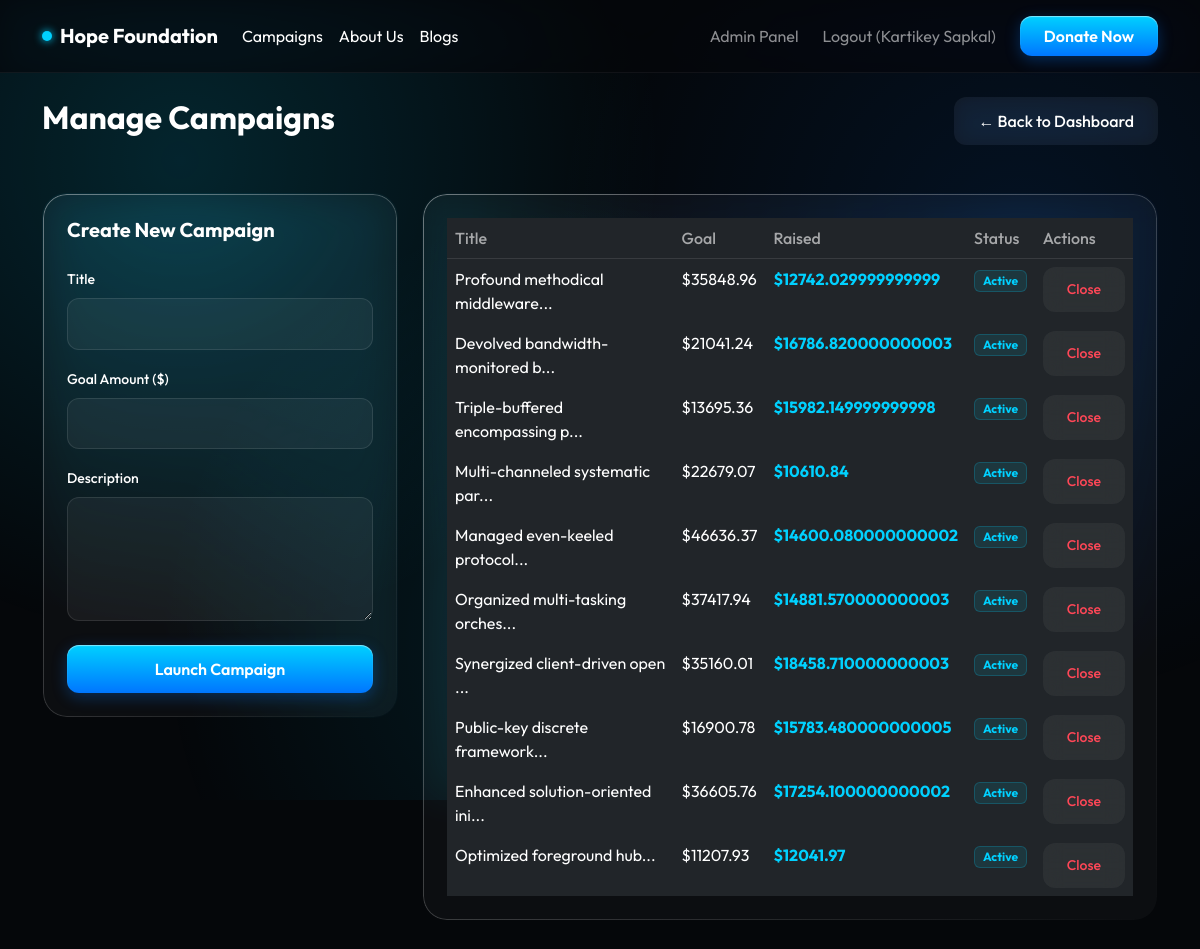
/admin/campaigns (signed in), run on the app's committed database.
### models.py (models this page shows, shortened)
class Campaign(db.Model):
    id = db.Column(db.Integer, primary_key=True)
    title = db.Column(db.String(150), nullable=False)
    category = db.Column(db.String(50), default='General')
    image_url = db.Column(db.String(255), default='https://via.placeholder.com/600x400?text=Campaign')
    description = db.Column(db.Text, nullable=False)
    goal_amount = db.Column(db.Float, nullable=False)
    raised_amount = db.Column(db.Float, default=0.0)
    is_active = db.Column(db.Boolean, default=True)
    created_at = db.Column(db.DateTime, default=datetime.utcnow)

### app.py (the view, shortened to what this page needs)
@app.route('/admin/campaigns', methods=['GET', 'POST'])
@admin_required
def admin_campaigns():
    page = request.args.get('page', 1, type=int)
    campaigns = Campaign.query.order_by(Campaign.created_at.desc()).paginate(page=page, per_page=10)
    return render_template('admin_campaigns.html', campaigns=campaigns.items) # .items extracts the list to keep frontend working

### app.py (called while the page is built)
def admin_required(f):
    @wraps(f)
    def decorated_function(*args, **kwargs):
        if 'user_id' not in session or not session.get('is_admin'):
            flash('Administrator access required.', 'danger')
            return redirect(url_for('index'))
        return f(*args, **kwargs)
    return decorated_function

### templates/admin_campaigns.html
{% extends "base.html" %}
{% block content %}
<div class="d-flex justify-content-between align-items-center mb-5 mt-4">
    <h2 class="fw-bold text-white">Manage Campaigns</h2>
    <a href="{{ url_for('admin_dashboard') }}" class="btn btn-outline-glossy border-0">&larr; Back to Dashboard</a>
</div>
<div class="row g-4">
    <div class="col-lg-4">
        <div class="glossy-card p-4">
            <h5 class="fw-bold text-white mb-4">Create New Campaign</h5>
            <form method="POST">
                <div class="mb-3">
                    <label class="form-label text-white small fw-medium">Title</label>
                    <input type="text" name="title" class="form-control form-control-glossy" required>
                </div>
                <div class="mb-3">
                    <label class="form-label text-white small fw-medium">Goal Amount ($)</label>
                    <input type="number" name="goal_amount" class="form-control form-control-glossy" required>
                </div>
                <div class="mb-4">
                    <label class="form-label text-white small fw-medium">Description</label>
                    <textarea name="description" class="form-control form-control-glossy" rows="4" required></textarea>
                </div>
                <button type="submit" class="btn btn-primary-glossy w-100">Launch Campaign</button>
            </form>
        </div>
    </div>
    <div class="col-lg-8">
        <div class="glossy-card p-4">
            <div class="table-responsive">
                <table class="table table-dark table-borderless table-hover mb-0">
                    <thead style="border-bottom: 1px solid rgba(255,255,255,0.1);">
                        <tr>
                            <th class="text-muted fw-medium">Title</th>
                            <th class="text-muted fw-medium">Goal</th>
                            <th class="text-muted fw-medium">Raised</th>
                            <th class="text-muted fw-medium">Status</th>
                            <th class="text-muted fw-medium">Actions</th>
                        </tr>
                    </thead>
                    <tbody>
                        {% for c in campaigns %}
                        <tr>
                            <td>{{ c.title[:30] }}...</td>
                            <td>${{ c.goal_amount }}</td>
                            <td class="fw-bold" style="color: var(--accent-blue);">${{ c.raised_amount }}</td>
                            <td>
                                {% if c.is_active %}
                                    <span class="badge" style="background: rgba(0, 209, 255, 0.1); color: var(--accent-blue); border: 1px solid rgba(0, 209, 255, 0.2);">Active</span>
                                {% else %}
                                    <span class="badge" style="background: rgba(255, 255, 255, 0.1); color: #fff; border: 1px solid rgba(255, 255, 255, 0.2);">Closed</span>
                                {% endif %}
                            </td>
                            <td>
                                {% if c.is_active %}
                                    <a href="{{ url_for('close_campaign', id=c.id) }}" class="btn btn-sm btn-outline-glossy border-0" style="color: #ff4757;">Close</a>
                                {% endif %}
                            </td>
                        </tr>
                        {% endfor %}
                    </tbody>
                </table>
            </div>
        </div>
    </div>
</div>
{% endblock %}

### templates/base.html (style rules this page uses)
:root { --bg-navy: #05070A; --accent-blue: #00D1FF; --accent-dark: #0076FF; --text-primary: #ffffff; --text-muted: rgba(255, 255, 255, 0.6); }
body { background-color: var(--bg-navy); color: var(--text-primary); font-family: 'Outfit', sans-serif; position: relative; overflow-x: hidden; animation: pageLoad 0.4s ease-out forwards; min-height: 100vh; }
body::before { content: ''; position: fixed; top: 0; left: 0; width: 100vw; height: 100vh; background: radial-gradient(circle at 15% 20%, rgba(0, 209, 255, 0.15), transparent 40%), radial-gradient(circle at 85% 30%, rgba(0, 118, 255, 0.1), transparent 40%), radial-gradient(circle at 50% 80%, rgba(0, 209, 255, 0.1), transparent 50%); z-index: -1; pointer-events: none; }
.glossy-card { background: rgba(255, 255, 255, 0.03); backdrop-filter: blur(20px); -webkit-backdrop-filter: blur(20px); border: 1px solid transparent; background-clip: padding-box; position: relative; border-radius: 24px; }
.glossy-card::before { content: ""; position: absolute; top: 0; left: 0; right: 0; bottom: 0; border-radius: inherit; padding: 1px; background: linear-gradient(135deg, rgba(255,255,255,0.4), transparent); -webkit-mask: linear-gradient(#fff 0 0) content-box, linear-gradient(#fff 0 0); -webkit-mask-composite: xor; mask-composite: exclude; pointer-events: none; }
.btn-primary-glossy { background: linear-gradient(180deg, #00D1FF 0%, #0076FF 100%); color: #fff; border: none; border-radius: 12px; box-shadow: inset 0 1px 1px rgba(255, 255, 255, 0.5), 0 4px 15px rgba(0, 118, 255, 0.3); font-weight: 600; padding: 0.75rem 1.5rem; transition: all 0.3s ease; }
.btn-outline-glossy { background: rgba(255, 255, 255, 0.05); border: 1px solid rgba(255, 255, 255, 0.2); color: #fff; border-radius: 12px; backdrop-filter: blur(10px); padding: 0.75rem 1.5rem; font-weight: 500; transition: all 0.3s ease; }
.text-muted { color: var(--text-muted) !important; }
.form-control-glossy, .form-select-glossy { background: rgba(255, 255, 255, 0.05) !important; border: 1px solid rgba(255, 255, 255, 0.1) !important; color: #fff !important; border-radius: 12px; padding: 0.8rem 1rem; transition: all 0.3s ease; }
.form-control-glossy::placeholder { color: rgba(255, 255, 255, 0.4) !important; }

### data on the page
Campaign: title "Profound methodical middleware", goal_amount "35848.96", raised_amount "12742.029999999999", is_active "Active"
Campaign: title "Devolved bandwidth-monitored b", goal_amount "21041.24", raised_amount "16786.820000000003", is_active "Active"
Campaign: title "Triple-buffered encompassing p", goal_amount "13695.36", raised_amount "15982.149999999998", is_active "Active"
Campaign: title "Multi-channeled systematic par", goal_amount "22679.07", raised_amount "10610.84", is_active "Active"
Campaign: title "Managed even-keeled protocol", goal_amount "46636.37", raised_amount "14600.080000000002", is_active "Active"
Campaign: title "Organized multi-tasking orches", goal_amount "37417.94", raised_amount "14881.570000000003", is_active "Active"
Campaign: title "Synergized client-driven open", goal_amount "35160.01", raised_amount "18458.710000000003", is_active "Active"
Campaign: title "Public-key discrete framework", goal_amount "16900.78", raised_amount "15783.480000000005", is_active "Active"
Campaign: title "Enhanced solution-oriented ini", goal_amount "36605.76", raised_amount "17254.100000000002", is_active "Active"
Campaign: title "Optimized foreground hub", goal_amount "11207.93", raised_amount "12041.97", is_active "Active"

### other printed values
{{ session.get('username') }} "Kartikey Sapkal"
